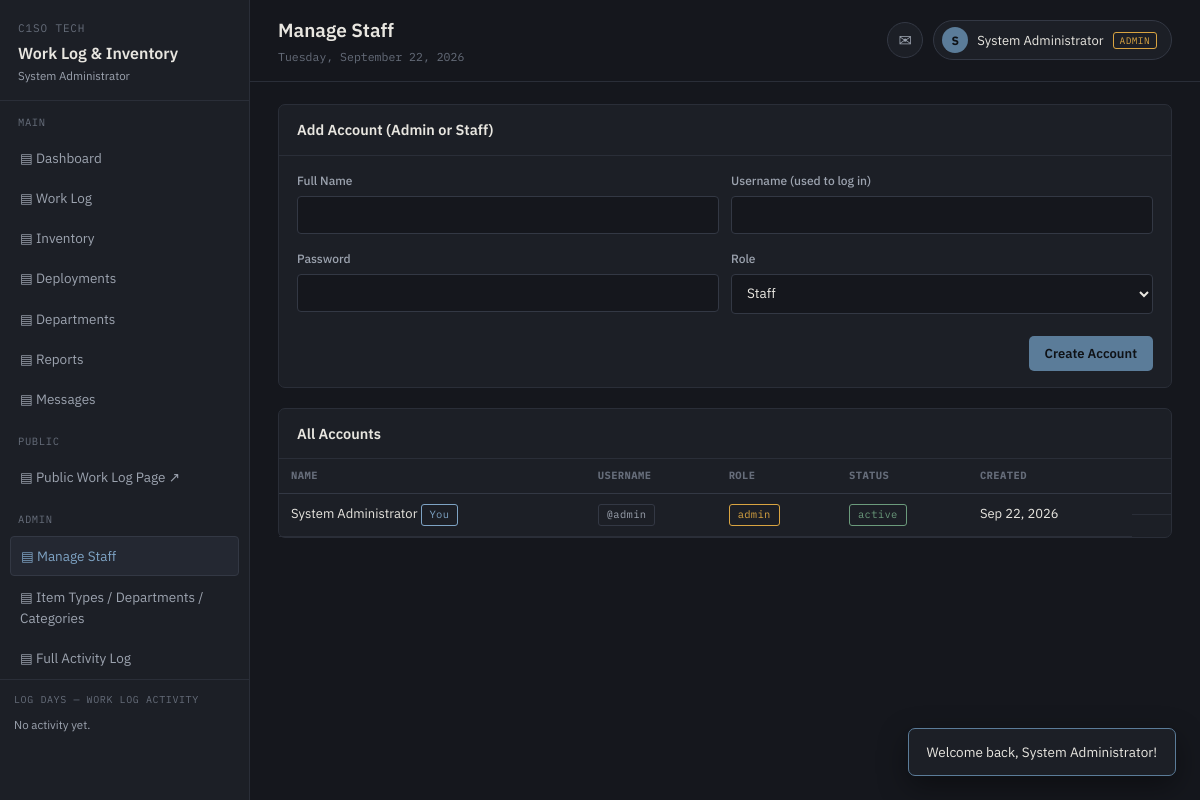
Page /staff.php (signed in) on the committed database.
### tables this page shows
CREATE TABLE IF NOT EXISTS users (
  id            INT UNSIGNED AUTO_INCREMENT PRIMARY KEY,
  full_name     VARCHAR(100)    NOT NULL,
  username      VARCHAR(50)     NOT NULL UNIQUE,
  password_hash VARCHAR(255)    NOT NULL,
  role          ENUM('superadmin','admin','staff') NOT NULL DEFAULT 'staff',
  status        ENUM('active','disabled') NOT NULL DEFAULT 'active',
  created_at    DATETIME NOT NULL DEFAULT CURRENT_TIMESTAMP,
  updated_at    DATETIME NOT NULL DEFAULT CURRENT_TIMESTAMP ON UPDATE CURRENT_TIMESTAMP
);

### auth.php (called while the page is built, shortened)
<?php
function current_user() {
    return [
        'id'        => (int)$_SESSION['user_id'],
        'full_name' => $_SESSION['full_name'],
        'username'  => $_SESSION['username'],
        'role'      => $_SESSION['role'],
    ];
}
function h($str) {
    return htmlspecialchars($str ?? '', ENT_QUOTES, 'UTF-8');
}

### staff.php (the view, shortened to what this page needs)
<?php
require_once 'includes/db.php';
require_once 'includes/auth.php';
$currentUserId = current_user()['id'];
$users = $conn->query("SELECT * FROM users ORDER BY role DESC, full_name");
include 'includes/header.php';
?>
<div class="panel">
  <div class="panel-header"><h2>Add Account (Admin or Staff)</h2></div>
  <div class="panel-body">
    <form method="POST">
      <div class="field-row">
        <div class="field">
          <label>Full Name</label>
          <input type="text" name="full_name" required>
        </div>
        <div class="field">
          <label>Username (used to log in)</label>
          <input type="text" name="username" required>
        </div>
      </div>
      <div class="field-row">
        <div class="field">
          <label>Password</label>
          <input type="password" name="password" minlength="6" required>
        </div>
        <div class="field">
          <label>Role</label>
          <select name="role">
            <option value="staff">Staff</option>
          </select>
        </div>
      </div>
      <div class="form-actions">
        <button type="submit" class="btn-primary" data-loading-text="Creating...">Create Account</button>
      </div>
    </form>
  </div>
</div>
<div class="panel">
  <div class="panel-header"><h2>All Accounts</h2></div>
  <div class="panel-body" style="padding:0;">
    <table class="data-table">
      <thead>
        <tr>
          <th>Name</th>
          <th>Username</th>
          <th>Role</th>
          <th>Status</th>
          <th>Created</th>
          <th></th>
        </tr>
      </thead>
      <tbody>
        <?php while ($u = $users->fetch_assoc()): ?>
          <tr>
            <td><?php echo h($u['full_name']); ?><?php echo $u['id']==$currentUserId ? ' <span class="badge b-accent">You</span>' : ''; ?></td>
            <td><span class="badge">@<?php echo h($u['username']); ?></span></td>
            <td>
              <?php if ($u['role'] === 'superadmin'): ?>
                <span class="badge b-amber">Super Admin</span>
              <?php else: ?>
                <span class="badge b-amber"><?php echo h($u['role']); ?></span>
              <?php endif; ?>
            </td>
            <td>
              <span class="badge <?php echo $u['status']==='active'?'b-green':'b-red'; ?>"><?php echo h($u['status']); ?></span>
            </td>
            <td><?php echo date('M j, Y', strtotime($u['created_at'])); ?></td>
            <td style="display:flex; gap:6px;">
            </td>
          </tr>
        <?php endwhile; ?>
      </tbody>
    </table>
  </div>
</div>
<?php include 'includes/footer.php'; ?>

### style.css (style rules this page uses)
:root { --bg:#15171D; --panel:#1C1F26; --panel-2:#242832; --border:#333844; --border-soft:#2A2E38; --text:#E8E6E0; --text-dim:#9CA3AF; --text-faint:#666D7A; --accent:#5B7C99; --accent-bright:#7EA3C4; --amber:#D9A441; --green:#6B9B7C; --red:#C4675A; --font-ui: 'IBM Plex Sans', sans-serif; --font-mono: 'IBM Plex Mono', monospace; }
* { box-sizing:border-box; margin:0; padding:0; }
body { background:var(--bg); color:var(--text); font-family:var(--font-ui); font-size:14px; line-height:1.5; }
.btn-primary { background:var(--accent); color:#0F1216; border:none; font-family:var(--font-ui); font-weight:600; font-size:13px; padding:9px 16px; border-radius:5px; cursor:pointer; white-space:nowrap; }
.panel { background:var(--panel); border:1px solid var(--border-soft); border-radius:7px; margin-bottom:20px; }
.panel-header { padding:14px 18px; border-bottom:1px solid var(--border-soft); display:flex; align-items:center; justify-content:space-between; flex-wrap:wrap; gap:10px; }
.panel-header h2 { font-size:14.5px; font-weight:600; }
.panel-body { padding:16px 18px; }
table.data-table { width:100%; border-collapse:collapse; font-size:13px; }
table.data-table th { text-align:left; font-family:var(--font-mono); font-size:10.5px; letter-spacing:.04em; color:var(--text-faint); text-transform:uppercase; padding:9px 12px; border-bottom:1px solid var(--border); white-space:nowrap; }
table.data-table td { padding:10px 12px; border-bottom:1px solid var(--border-soft); vertical-align:top; }
.badge { display:inline-block; font-family:var(--font-mono); font-size:10.5px; letter-spacing:.03em; border:1px solid var(--border); color:var(--text-dim); padding:2px 8px; border-radius:3px; white-space:nowrap; }
.badge.b-green { border-color:var(--green); color:var(--green); }
.badge.b-amber { border-color:var(--amber); color:var(--amber); }
.badge.b-accent { border-color:var(--accent-bright); color:var(--accent-bright); }
.field { margin-bottom:16px; }
.field label { display:block; font-size:12px; color:var(--text-dim); margin-bottom:6px; font-weight:500; }
.field input, .field select, .field textarea { width:100%; background:var(--bg); border:1px solid var(--border); border-radius:4px; padding:9px 11px; color:var(--text); font-family:var(--font-ui); font-size:13.5px; }
.field-row { display:grid; grid-template-columns:1fr 1fr; gap:12px; }
.form-actions { display:flex; gap:10px; justify-content:flex-end; margin-top:6px; }

### rows in the picture
users: full_name "System Administrator", shows "You", username "admin", role "admin", status "active", created_at "Sep 22, 2026"

### other values in the picture
$user['full_name'] "System Administrator"
$pageTitle "Manage Staff"
substr($user['full_name'],0,1) "S"
$user['role'] "ADMIN"
